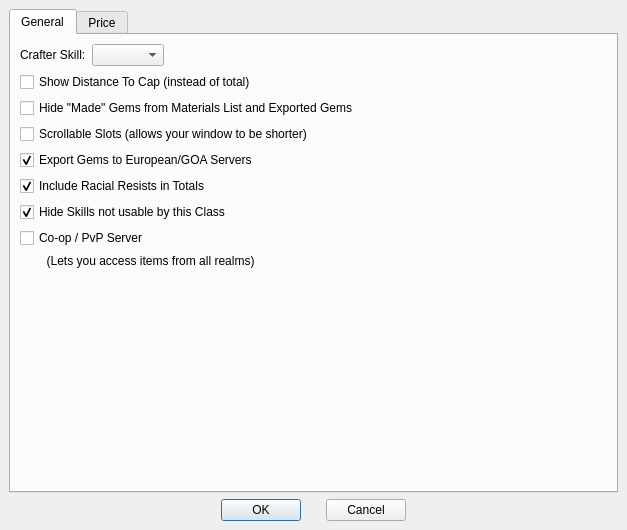
<ui version="4.0" >
 <class>B_Options</class>
 <widget class="QDialog" name="B_Options" >
  <property name="geometry" >
   <rect>
    <x>0</x>
    <y>0</y>
    <width>627</width>
    <height>530</height>
   </rect>
  </property>
  <property name="windowTitle" >
   <string>Options</string>
  </property>
  <layout class="QVBoxLayout" >
   <property name="margin" >
    <number>9</number>
   </property>
   <property name="spacing" >
    <number>6</number>
   </property>
   <item>
    <layout class="QVBoxLayout" >
     <property name="margin" >
      <number>0</number>
     </property>
     <property name="spacing" >
      <number>6</number>
     </property>
     <item>
      <widget class="QTabWidget" name="Tab" >
       <property name="enabled" >
        <bool>true</bool>
       </property>
       <property name="currentIndex" >
        <number>2</number>
       </property>
       <widget class="QWidget" name="General" >
        <attribute name="title" >
         <string>General</string>
        </attribute>
        <layout class="QVBoxLayout" >
         <property name="margin" >
          <number>9</number>
         </property>
         <property name="spacing" >
          <number>6</number>
         </property>
         <item>
          <layout class="QVBoxLayout" >
           <property name="margin" >
            <number>0</number>
           </property>
           <property name="spacing" >
            <number>6</number>
           </property>
           <item>
            <layout class="QHBoxLayout" >
             <property name="margin" >
              <number>0</number>
             </property>
             <property name="spacing" >
              <number>6</number>
             </property>
             <item>
              <widget class="QLabel" name="TextLabel1" >
               <property name="text" >
                <string>Crafter Skill:</string>
               </property>
              </widget>
             </item>
             <item>
              <widget class="QComboBox" name="Skill" />
             </item>
             <item>
              <spacer>
               <property name="orientation" >
                <enum>Qt::Horizontal</enum>
               </property>
               <property name="sizeHint" >
                <size>
                 <width>40</width>
                 <height>20</height>
                </size>
               </property>
              </spacer>
             </item>
            </layout>
           </item>
           <item>
            <widget class="QCheckBox" name="CapDistance" >
             <property name="text" >
              <string>Show Distance To Cap (instead of total)</string>
             </property>
            </widget>
           </item>
           <item>
            <widget class="QCheckBox" name="ShowDoneGems" >
             <property name="text" >
              <string>Hide "Made" Gems from Materials List and Exported Gems</string>
             </property>
            </widget>
           </item>
           <item>
            <widget class="QCheckBox" name="ShowScrollingSlots" >
             <property name="text" >
              <string>Scrollable Slots (allows your window to be shorter)</string>
             </property>
            </widget>
           </item>
           <item>
            <widget class="QCheckBox" name="EuroServers" >
             <property name="text" >
              <string>Export Gems to European/GOA Servers</string>
             </property>
             <property name="checked" >
              <bool>true</bool>
             </property>
            </widget>
           </item>
           <item>
            <widget class="QCheckBox" name="IncludeRR" >
             <property name="text" >
              <string>Include Racial Resists in Totals</string>
             </property>
             <property name="checked" >
              <bool>true</bool>
             </property>
            </widget>
           </item>
           <item>
            <widget class="QCheckBox" name="HideNonClassSkills" >
             <property name="text" >
              <string>Hide Skills not usable by this Class</string>
             </property>
             <property name="checked" >
              <bool>true</bool>
             </property>
            </widget>
           </item>
           <item>
            <widget class="QCheckBox" name="Coop" >
             <property name="text" >
              <string>Co-op / PvP Server</string>
             </property>
            </widget>
           </item>
           <item>
            <widget class="QLabel" name="TextLabel2_5" >
             <property name="sizePolicy" >
              <sizepolicy>
               <hsizetype>5</hsizetype>
               <vsizetype>4</vsizetype>
               <horstretch>0</horstretch>
               <verstretch>0</verstretch>
              </sizepolicy>
             </property>
             <property name="text" >
              <string>        (Lets you access items from all realms)</string>
             </property>
             <property name="alignment" >
              <set>Qt::AlignLeading|Qt::AlignLeft|Qt::AlignVCenter</set>
             </property>
            </widget>
           </item>
           <item>
            <spacer>
             <property name="orientation" >
              <enum>Qt::Vertical</enum>
             </property>
             <property name="sizeHint" >
              <size>
               <width>20</width>
               <height>40</height>
              </size>
             </property>
            </spacer>
           </item>
          </layout>
         </item>
        </layout>
       </widget>
       <widget class="QWidget" name="Price" >
        <attribute name="title" >
         <string>Price</string>
        </attribute>
        <layout class="QVBoxLayout" >
         <property name="margin" >
          <number>9</number>
         </property>
         <property name="spacing" >
          <number>6</number>
         </property>
         <item>
          <layout class="QVBoxLayout" >
           <property name="margin" >
            <number>0</number>
           </property>
           <property name="spacing" >
            <number>6</number>
           </property>
           <item>
            <layout class="QHBoxLayout" >
             <property name="margin" >
              <number>0</number>
             </property>
             <property name="spacing" >
              <number>6</number>
             </property>
             <item>
              <layout class="QVBoxLayout" >
               <property name="margin" >
                <number>0</number>
               </property>
               <property name="spacing" >
                <number>6</number>
               </property>
               <item>
                <layout class="QHBoxLayout" >
                 <property name="margin" >
                  <number>0</number>
                 </property>
                 <property name="spacing" >
                  <number>6</number>
                 </property>
                 <item>
                  <widget class="QGroupBox" name="GroupBox1" >
                   <property name="sizePolicy" >
                    <sizepolicy>
                     <hsizetype>5</hsizetype>
                     <vsizetype>4</vsizetype>
                     <horstretch>0</horstretch>
                     <verstretch>0</verstretch>
                    </sizepolicy>
                   </property>
                   <property name="title" >
                    <string>Price per</string>
                   </property>
                   <layout class="QHBoxLayout" >
                    <property name="margin" >
                     <number>9</number>
                    </property>
                    <property name="spacing" >
                     <number>6</number>
                    </property>
                    <item>
                     <layout class="QVBoxLayout" >
                      <property name="margin" >
                       <number>0</number>
                      </property>
                      <property name="spacing" >
                       <number>6</number>
                      </property>
                      <item>
                       <layout class="QGridLayout" >
                        <property name="margin" >
                         <number>0</number>
                        </property>
                        <property name="spacing" >
                         <number>6</number>
                        </property>
                        <item row="0" column="1" >
                         <widget class="QLineEdit" name="PPGem" >
                          <property name="text" >
                           <string>0</string>
                          </property>
                         </widget>
                        </item>
                        <item row="0" column="0" >
                         <widget class="QLabel" name="TextLabel1_2" >
                          <property name="text" >
                           <string>Gem:</string>
                          </property>
                          <property name="alignment" >
                           <set>Qt::AlignRight|Qt::AlignTrailing|Qt::AlignVCenter</set>
                          </property>
                         </widget>
                        </item>
                        <item row="2" column="1" >
                         <widget class="QLineEdit" name="PPOrder" >
                          <property name="text" >
                           <string>0</string>
                          </property>
                         </widget>
                        </item>
                        <item row="1" column="0" >
                         <widget class="QLabel" name="TextLabel1_2_2" >
                          <property name="text" >
                           <string>Item:</string>
                          </property>
                          <property name="alignment" >
                           <set>Qt::AlignRight|Qt::AlignTrailing|Qt::AlignVCenter</set>
                          </property>
                         </widget>
                        </item>
                        <item row="2" column="0" >
                         <widget class="QLabel" name="TextLabel1_2_3" >
                          <property name="text" >
                           <string>Order:</string>
                          </property>
                          <property name="alignment" >
                           <set>Qt::AlignRight|Qt::AlignTrailing|Qt::AlignVCenter</set>
                          </property>
                         </widget>
                        </item>
                        <item row="1" column="1" >
                         <widget class="QLineEdit" name="PPItem" >
                          <property name="text" >
                           <string>0</string>
                          </property>
                         </widget>
                        </item>
                       </layout>
                      </item>
                      <item>
                       <widget class="QLabel" name="TextLabel2_3" >
                        <property name="text" >
                         <string>(cost+ X)</string>
                        </property>
                        <property name="alignment" >
                         <set>Qt::AlignCenter</set>
                        </property>
                       </widget>
                      </item>
                     </layout>
                    </item>
                   </layout>
                  </widget>
                 </item>
                 <item>
                  <layout class="QVBoxLayout" >
                   <property name="margin" >
                    <number>0</number>
                   </property>
                   <property name="spacing" >
                    <number>6</number>
                   </property>
                   <item>
                    <widget class="QGroupBox" name="GroupBox6" >
                     <property name="title" >
                      <string>Per hour</string>
                     </property>
                     <layout class="QVBoxLayout" >
                      <property name="margin" >
                       <number>9</number>
                      </property>
                      <property name="spacing" >
                       <number>6</number>
                      </property>
                      <item>
                       <layout class="QVBoxLayout" >
                        <property name="margin" >
                         <number>0</number>
                        </property>
                        <property name="spacing" >
                         <number>6</number>
                        </property>
                        <item>
                         <widget class="QLineEdit" name="HourPrice" >
                          <property name="text" >
                           <string>0</string>
                          </property>
                         </widget>
                        </item>
                        <item>
                         <widget class="QCheckBox" name="HourInclude" >
                          <property name="text" >
                           <string>Include</string>
                          </property>
                         </widget>
                        </item>
                       </layout>
                      </item>
                     </layout>
                    </widget>
                   </item>
                   <item>
                    <widget class="QGroupBox" name="GroupBox4" >
                     <property name="sizePolicy" >
                      <sizepolicy>
                       <hsizetype>5</hsizetype>
                       <vsizetype>4</vsizetype>
                       <horstretch>0</horstretch>
                       <verstretch>0</verstretch>
                      </sizepolicy>
                     </property>
                     <property name="title" >
                      <string>General Markup</string>
                     </property>
                     <layout class="QVBoxLayout" >
                      <property name="margin" >
                       <number>9</number>
                      </property>
                      <property name="spacing" >
                       <number>6</number>
                      </property>
                      <item>
                       <layout class="QVBoxLayout" >
                        <property name="margin" >
                         <number>0</number>
                        </property>
                        <property name="spacing" >
                         <number>6</number>
                        </property>
                        <item>
                         <layout class="QHBoxLayout" >
                          <property name="margin" >
                           <number>0</number>
                          </property>
                          <property name="spacing" >
                           <number>6</number>
                          </property>
                          <item>
                           <widget class="QLineEdit" name="GenMarkup" >
                            <property name="text" >
                             <string>50</string>
                            </property>
                           </widget>
                          </item>
                          <item>
                           <widget class="QLabel" name="TextLabel11" >
                            <property name="text" >
                             <string>%</string>
                            </property>
                           </widget>
                          </item>
                         </layout>
                        </item>
                        <item>
                         <widget class="QLabel" name="TextLabel12" >
                          <property name="text" >
                           <string>(cost + (cost * X%))</string>
                          </property>
                         </widget>
                        </item>
                       </layout>
                      </item>
                     </layout>
                    </widget>
                   </item>
                  </layout>
                 </item>
                </layout>
               </item>
               <item>
                <widget class="QGroupBox" name="GroupBox3" >
                 <property name="title" >
                  <string>Price per lvl/point</string>
                 </property>
                 <layout class="QVBoxLayout" >
                  <property name="margin" >
                   <number>9</number>
                  </property>
                  <property name="spacing" >
                   <number>6</number>
                  </property>
                  <item>
                   <layout class="QGridLayout" >
                    <property name="margin" >
                     <number>0</number>
                    </property>
                    <property name="spacing" >
                     <number>6</number>
                    </property>
                    <item row="3" column="0" >
                     <widget class="QCheckBox" name="PPInclude" >
                      <property name="text" >
                       <string>Include</string>
                      </property>
                     </widget>
                    </item>
                    <item row="1" column="0" colspan="2" >
                     <widget class="QLineEdit" name="PPImbue" >
                      <property name="text" >
                       <string>0</string>
                      </property>
                     </widget>
                    </item>
                    <item row="2" column="3" colspan="2" >
                     <widget class="QLabel" name="TextLabel9" >
                      <property name="text" >
                       <string>per O/C pt.</string>
                      </property>
                     </widget>
                    </item>
                    <item row="2" column="0" colspan="3" >
                     <widget class="QLineEdit" name="PPOC" >
                      <property name="text" >
                       <string>0</string>
                      </property>
                     </widget>
                    </item>
                    <item row="1" column="2" colspan="3" >
                     <widget class="QLabel" name="TextLabel8" >
                      <property name="text" >
                       <string>per imbue pt.</string>
                      </property>
                     </widget>
                    </item>
                    <item row="0" column="0" colspan="4" >
                     <widget class="QLineEdit" name="PPLevel" >
                      <property name="text" >
                       <string>0</string>
                      </property>
                     </widget>
                    </item>
                    <item row="0" column="4" >
                     <widget class="QLabel" name="TextLabel7" >
                      <property name="text" >
                       <string>per level</string>
                      </property>
                     </widget>
                    </item>
                    <item row="3" column="2" colspan="3" >
                     <widget class="QLabel" name="TextLabel10" >
                      <property name="text" >
                       <string>(cost + X)</string>
                      </property>
                      <property name="alignment" >
                       <set>Qt::AlignRight|Qt::AlignTrailing|Qt::AlignVCenter</set>
                      </property>
                     </widget>
                    </item>
                   </layout>
                  </item>
                 </layout>
                </widget>
               </item>
              </layout>
             </item>
             <item>
              <widget class="QGroupBox" name="GroupBox5" >
               <property name="title" >
                <string>Price by gem tier</string>
               </property>
               <layout class="QVBoxLayout" >
                <property name="margin" >
                 <number>9</number>
                </property>
                <property name="spacing" >
                 <number>6</number>
                </property>
                <item>
                 <layout class="QVBoxLayout" >
                  <property name="margin" >
                   <number>0</number>
                  </property>
                  <property name="spacing" >
                   <number>6</number>
                  </property>
                  <item>
                   <widget class="QTableWidget" name="TierPriceTable" >
                    <property name="rowCount" >
                     <number>10</number>
                    </property>
                    <property name="columnCount" >
                     <number>2</number>
                    </property>
                    <row/>
                    <row/>
                    <row/>
                    <row/>
                    <row/>
                    <row/>
                    <row/>
                    <row/>
                    <row/>
                    <row/>
                    <column/>
                    <column/>
                   </widget>
                  </item>
                  <item>
                   <layout class="QHBoxLayout" >
                    <property name="margin" >
                     <number>0</number>
                    </property>
                    <property name="spacing" >
                     <number>6</number>
                    </property>
                    <item>
                     <widget class="QCheckBox" name="TierInclude" >
                      <property name="text" >
                       <string>Include</string>
                      </property>
                     </widget>
                    </item>
                    <item>
                     <widget class="QLabel" name="TextLabel15" >
                      <property name="text" >
                       <string>(cost + X)</string>
                      </property>
                     </widget>
                    </item>
                   </layout>
                  </item>
                 </layout>
                </item>
               </layout>
              </widget>
             </item>
            </layout>
           </item>
           <item>
            <layout class="QHBoxLayout" >
             <property name="margin" >
              <number>0</number>
             </property>
             <property name="spacing" >
              <number>6</number>
             </property>
             <item>
              <spacer>
               <property name="orientation" >
                <enum>Qt::Horizontal</enum>
               </property>
               <property name="sizeHint" >
                <size>
                 <width>40</width>
                 <height>20</height>
                </size>
               </property>
              </spacer>
             </item>
             <item>
              <widget class="QCheckBox" name="CostInPrice" >
               <property name="text" >
                <string>Include cost in price</string>
               </property>
               <property name="checked" >
                <bool>true</bool>
               </property>
              </widget>
             </item>
             <item>
              <spacer>
               <property name="orientation" >
                <enum>Qt::Horizontal</enum>
               </property>
               <property name="sizeHint" >
                <size>
                 <width>40</width>
                 <height>20</height>
                </size>
               </property>
              </spacer>
             </item>
            </layout>
           </item>
           <item>
            <layout class="QHBoxLayout" >
             <property name="margin" >
              <number>0</number>
             </property>
             <property name="spacing" >
              <number>6</number>
             </property>
             <item>
              <spacer>
               <property name="orientation" >
                <enum>Qt::Horizontal</enum>
               </property>
               <property name="sizeHint" >
                <size>
                 <width>40</width>
                 <height>20</height>
                </size>
               </property>
              </spacer>
             </item>
             <item>
              <widget class="QLabel" name="TextLabel2_4" >
               <property name="sizePolicy" >
                <sizepolicy>
                 <hsizetype>5</hsizetype>
                 <vsizetype>4</vsizetype>
                 <horstretch>0</horstretch>
                 <verstretch>0</verstretch>
                </sizepolicy>
               </property>
               <property name="text" >
                <string>All numbers (except percentages) are in amounts of Gold.</string>
               </property>
              </widget>
             </item>
             <item>
              <spacer>
               <property name="orientation" >
                <enum>Qt::Horizontal</enum>
               </property>
               <property name="sizeHint" >
                <size>
                 <width>40</width>
                 <height>20</height>
                </size>
               </property>
              </spacer>
             </item>
            </layout>
           </item>
          </layout>
         </item>
        </layout>
       </widget>
      </widget>
     </item>
     <item>
      <layout class="QHBoxLayout" >
       <property name="margin" >
        <number>0</number>
       </property>
       <property name="spacing" >
        <number>25</number>
       </property>
       <item>
        <spacer>
         <property name="orientation" >
          <enum>Qt::Horizontal</enum>
         </property>
         <property name="sizeHint" >
          <size>
           <width>40</width>
           <height>20</height>
          </size>
         </property>
        </spacer>
       </item>
       <item>
        <widget class="QPushButton" name="OK" >
         <property name="text" >
          <string>OK</string>
         </property>
        </widget>
       </item>
       <item>
        <widget class="QPushButton" name="Cancel" >
         <property name="text" >
          <string>Cancel</string>
         </property>
        </widget>
       </item>
       <item>
        <spacer>
         <property name="orientation" >
          <enum>Qt::Horizontal</enum>
         </property>
         <property name="sizeHint" >
          <size>
           <width>40</width>
           <height>20</height>
          </size>
         </property>
        </spacer>
       </item>
      </layout>
     </item>
    </layout>
   </item>
  </layout>
 </widget>
 <pixmapfunction>qPixmapFromMimeSource</pixmapfunction>
 <tabstops>
  <tabstop>PPGem</tabstop>
  <tabstop>PPItem</tabstop>
  <tabstop>PPOrder</tabstop>
  <tabstop>PPLevel</tabstop>
  <tabstop>PPImbue</tabstop>
  <tabstop>PPOC</tabstop>
  <tabstop>PPInclude</tabstop>
  <tabstop>GenMarkup</tabstop>
  <tabstop>TierInclude</tabstop>
  <tabstop>HourPrice</tabstop>
  <tabstop>HourInclude</tabstop>
  <tabstop>CostInPrice</tabstop>
  <tabstop>OK</tabstop>
  <tabstop>Cancel</tabstop>
  <tabstop>Skill</tabstop>
  <tabstop>CapDistance</tabstop>
  <tabstop>ShowDoneGems</tabstop>
  <tabstop>IncludeRR</tabstop>
  <tabstop>HideNonClassSkills</tabstop>
  <tabstop>Coop</tabstop>
  <tabstop>Tab</tabstop>
 </tabstops>
 <resources/>
 <connections/>
</ui>
